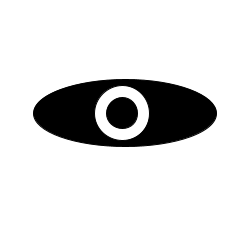
Frame 1 (no input)
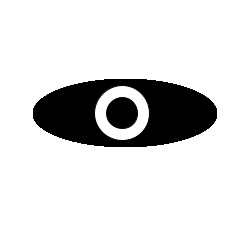
Frame 60 (the mouse pressed at the canvas centre just before this capture)
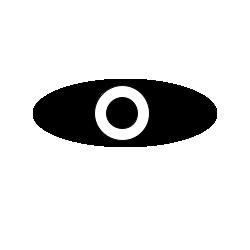
Frame 120 (the mouse held since frame 60 and released just before this capture)

The Processing sketch that drew these frames (run headless with seeded random() and noise(); from frame 60 on, the mouse is pressed at the canvas centre):

// Processing sketch: Dina_3
// ── Dina_3.pde
void setup(){
  //set size of screen in pixels
  //parameters in width and height
  size(250,250);
  //set colorMode(can be RGB, HSB, or HEX)
  colorMode(RGB);
  background(255,255,255);

}
//create drawloop
void draw(){
  //set background color(RGB values in parenthesis)
   fill (0,0,0);
  ellipse (125,113, 183,67);
  fill (255,255,255);
  ellipse (122,113,55,55);
  fill(0,0,0);
  ellipse (122,113,31,31);


}
